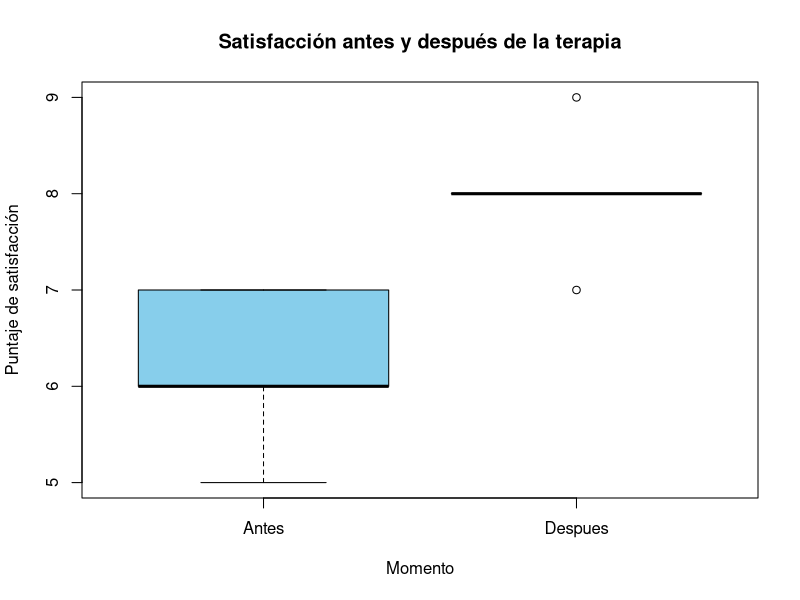

The R script that drew this image:
antes <- c(7, 6, 5, 6, 7)
despues <- c(8, 7,8, 8, 9)

t.test(antes, despues, paired = TRUE)

s <- c(antes, despues)
mom <- rep(c("Antes", "Despues"), each=5)
persona4 <- rep(1:5, times= 2)
datos <- data.frame(Persona = persona4, Momento = mom, Puntaje = s)


######Grafico########
boxplot(Puntaje ~ Momento, data = datos,
        main = "Satisfacción antes y después de la terapia",
        ylab = "Puntaje de satisfacción",
        col = c("skyblue", "lightgreen"))